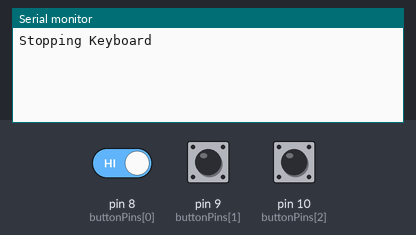
Bench run of a sketch on a simulated Arduino Leonardo, built with avr-gcc and run on an emulated ATmega32U4. Shown: the last lines printed to the serial monitor. The test bench sets the inputs (shaded band); at power-on: pin 10 (buttonPins[2]) HIGH, pin 8 (buttonPins[0]) HIGH, pin 9 (buttonPins[1]) HIGH. USB keyboard and mouse output is not drawn.

Above: at 1.8 s.
1.9 s: pin 10 (buttonPins[2]) pulled LOW for 0.6 s
At 2.4 s:
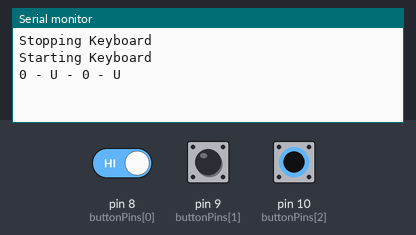
4.0 s: pin 8 (buttonPins[0]) driven LOW and pin 10 (buttonPins[2]) driven LOW
At 4.8 s:
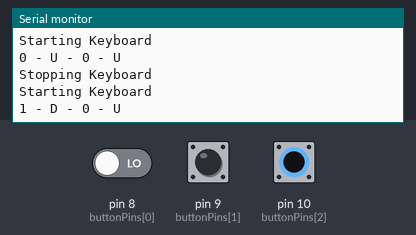
5.5 s: pin 9 (buttonPins[1]) pulled LOW for 0.6 s
At 6.0 s:
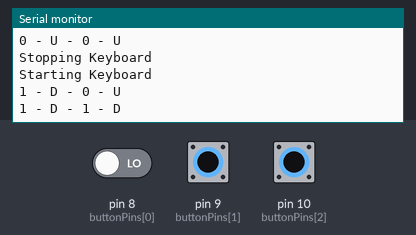
7.6 s: pin 8 (buttonPins[0]) driven HIGH and pin 9 (buttonPins[1]) driven LOW
At 9.0 s:
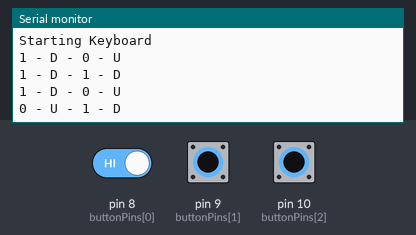

Measured:
- after the input at 1.9 s, the serial monitor: prints a new line after 0.10 s (image 1)
- after the input at 4.0 s, the serial monitor: prints a new line at once (image 2)
- after the input at 5.5 s, the serial monitor: prints a new line after 0.10 s (image 3)
- after the input at 7.6 s, the serial monitor: prints a new line after 0.31 s (image 4)

The sketch:

Controller_7DaysToDie.ino
```cpp
#include <Keyboard.h>

// define the pins for the buttons.
byte buttonPins[] = {8, 9, 10};
char keys[]       = {'KEY_LEFT_CTRL', 'w', ' '};

// define which button will activate/deactivate the system
int SYSTEM_BUTTON = 2;

//  determine the size of the array above
#define NUMBUTTONS sizeof(buttonPins)


boolean buttonState[NUMBUTTONS];
boolean buttonStatePrevious[NUMBUTTONS];


boolean systemState = false;
boolean previousSystemState = -1;


void setup() {

  Serial.begin(9600);

  // Setup the pushButton pins as inputs
  for (int i=0; i<NUMBUTTONS; i++)  {
    pinMode(buttonPins[i], INPUT_PULLUP);
    buttonStatePrevious[i] = -1;
  }


}

void loop() {

  checkButtons();

  if ( isSystemActive(buttonState[SYSTEM_BUTTON]) ) {
    handleButtons();
  }

  delay(500);

}


void checkButtons() {

  for (int i=0; i<NUMBUTTONS; i++)  {
    buttonState[i] = digitalRead(buttonPins[i]) == LOW;
  }

}


void handleButtons(){

  boolean changeOccured = false;
  for (int i=0; i<NUMBUTTONS; i++)  {

    if (i != SYSTEM_BUTTON) {
      changeOccured = (buttonState[i] != buttonStatePrevious[i] ) || changeOccured;
    }

  }

  if (changeOccured) {

    for (int i=0; i<NUMBUTTONS; i++)  {

      if (i != SYSTEM_BUTTON) {

        if (i > 0) { Serial.print(" - "); }
        Serial.print(buttonState[i]);

        char keyState = ' ';
        if (buttonState[i])  { Keyboard.press(keys[i]); delay(100);   keyState = 'D';}
        else                 { Keyboard.release(keys[i]);  keyState = 'U';}
        buttonStatePrevious[i] = buttonState[i];

        Serial.print(" - ");
        Serial.print(keyState);
      }
    }

    Serial.println();
  }

}


boolean isSystemActive(boolean systemButtonState) {

  systemState = systemButtonState;

  if (systemState != previousSystemState) {

      if (systemState) {
          Serial.println("Starting Keyboard");

          // give control over the keyboard:
          Keyboard.begin();

      } else {
          Serial.println("Stopping Keyboard");

          Keyboard.releaseAll();
          Keyboard.end();
      }
  }
  previousSystemState = systemState;

  return systemState;

}
```
